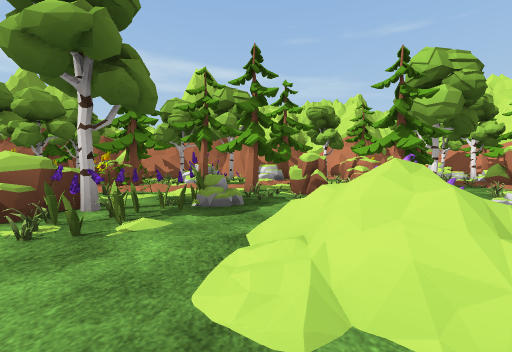
View 1 (above)

24 first-person views from a walk through a scene from a Unity 3-D project. The camera is 1.2 m above the floor, tilts 2° down and sees 90° across. The floor is counted in squares, 2.38 m on a side. Each view is taken from the middle of a square. On the plan, view 1 faces up. The plan holds only what a view shows up to about 9 squares ahead; the rest is blank. The place goes on beyond the plan. The player character is not drawn. Some surface patterns are stand-ins.

View 2
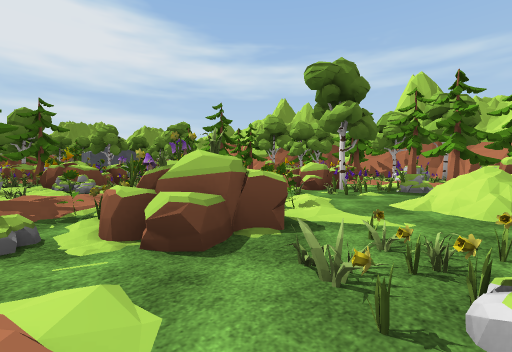

View 3
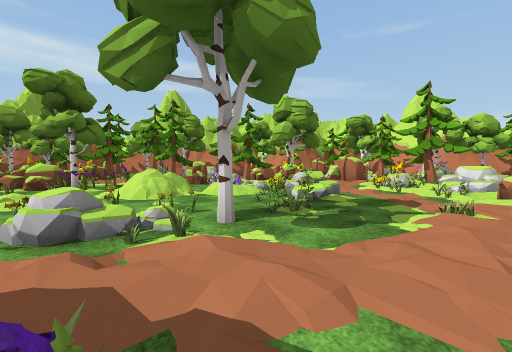

View 4
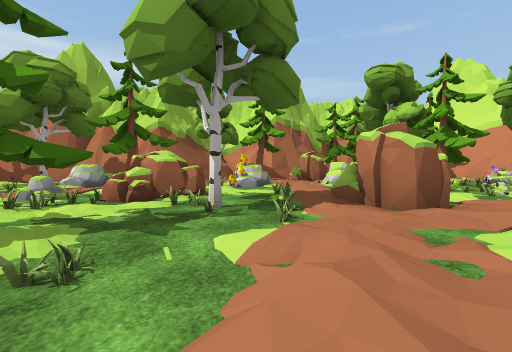

View 5
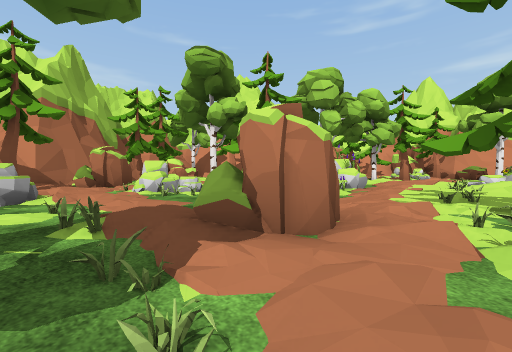

View 6
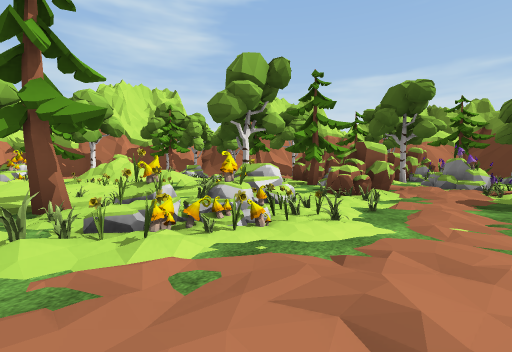

View 7
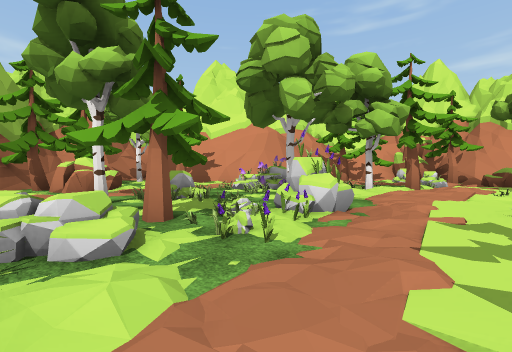

View 8
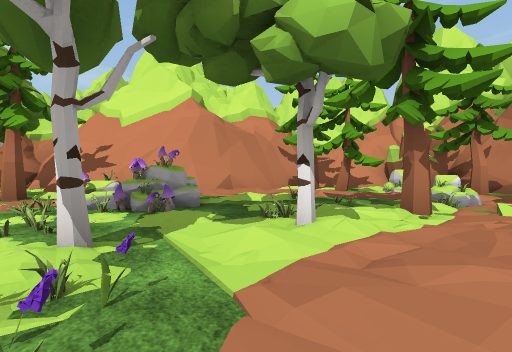

View 9
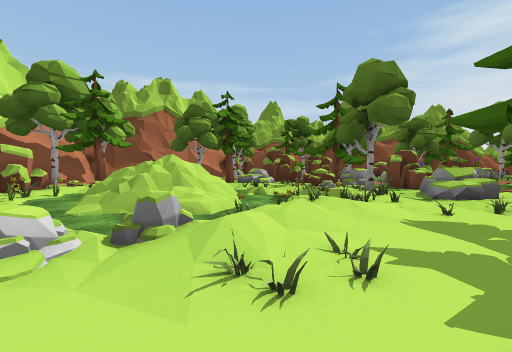

View 10
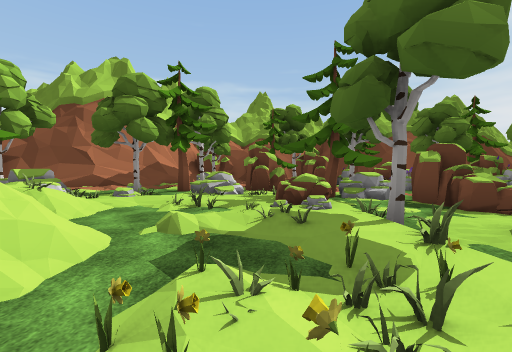

View 11
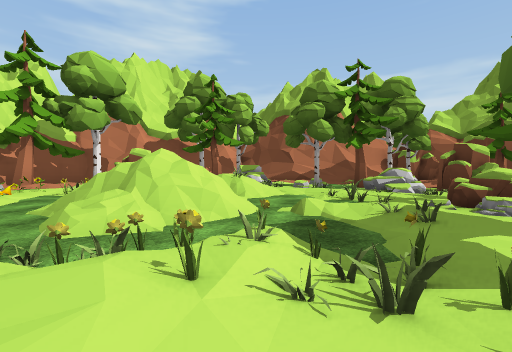

View 12
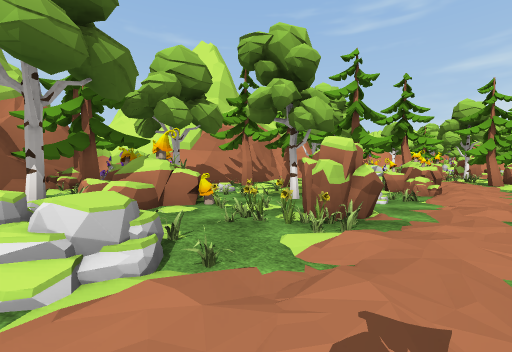

View 13
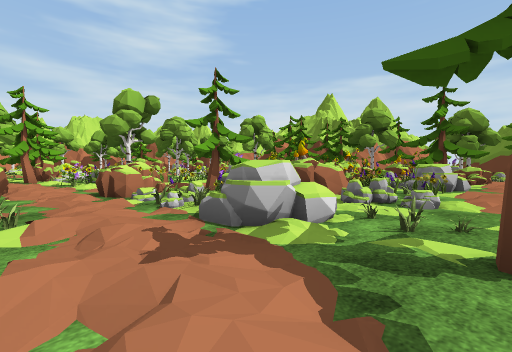

View 14
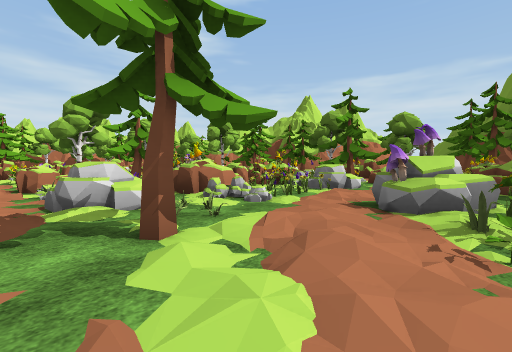

View 15
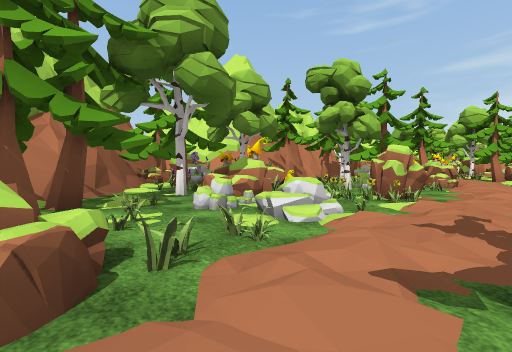

View 16
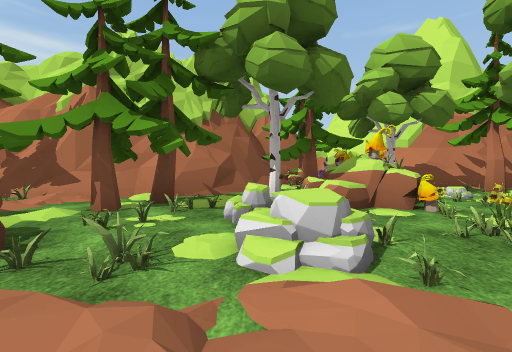

View 17
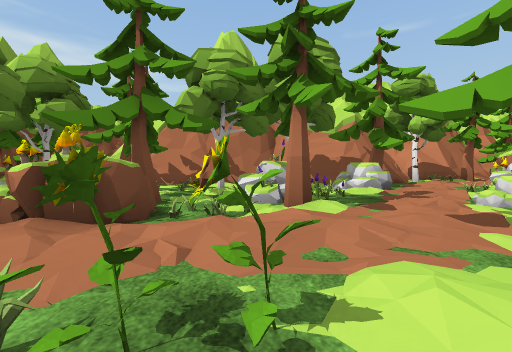

View 18
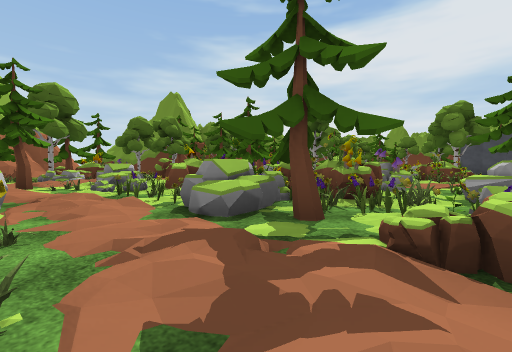

View 19
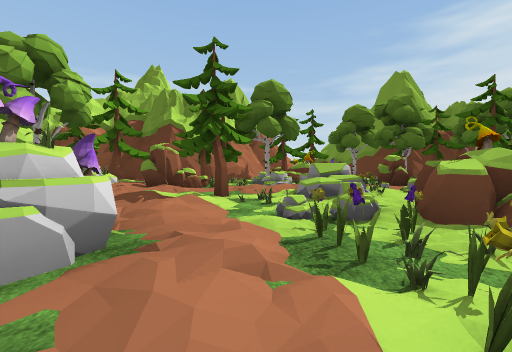

View 20
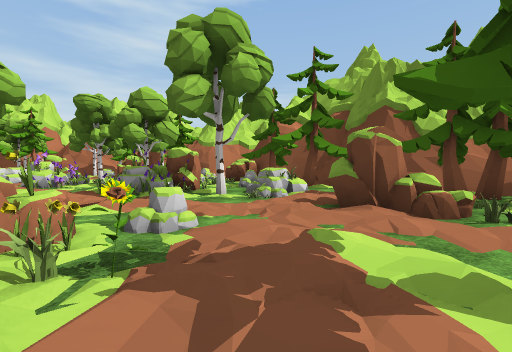

View 21
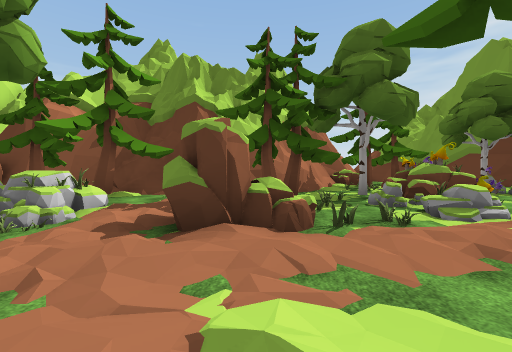

View 22
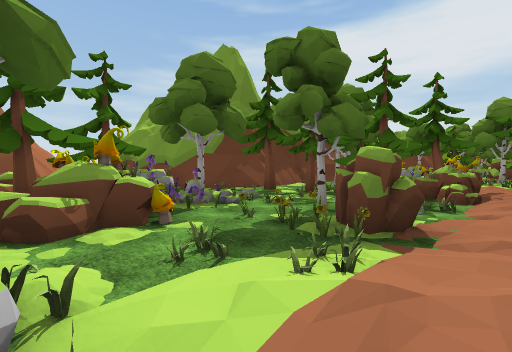

View 23
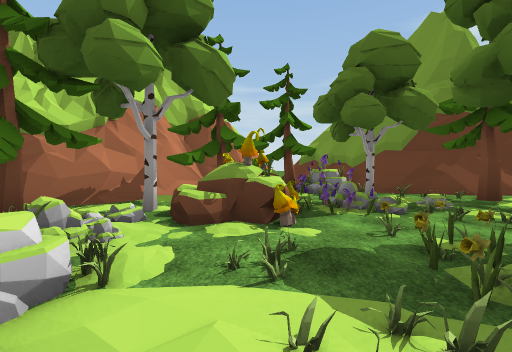

View 24
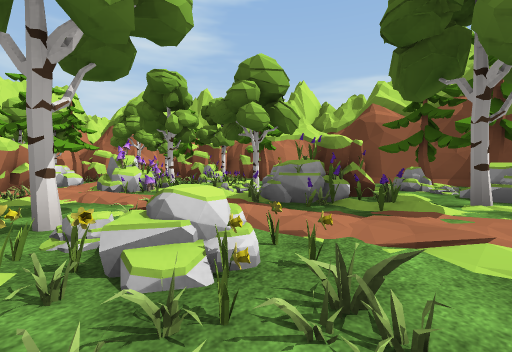

### Floor plan
Key: @ floor where view 1 was taken; # wall or solid block; x gap in a wall; . main floor; : floor 0.25 m higher than the main floor; + floor 0.5 m higher than the main floor; * floor 0.75 m higher than the main floor; / step, stairs or slope; = window, fence, low wall or low ledge; ^ raised ledge; T thing the floor can be seen under or through; O other object.
Columns run from 13 left of view 1 to 19 right of it. Each row starts with its distance up from view 1.
 17                       #   #
 16                      ##O O#
 15                    ###O...##
 14                   ##..##.O/##
 13    #####        O O.#.......##
 12    #O O#########.....::...OO.####
 11   ##OO  O.:.  O.:OO.OOO.O.OO...O#
 10 ### O#O...O.OOO:.OO.//....OO..:O
  9 .OOOO .OO..O#........OOO.O..:..OO
  8 .OOO.#.O.O.OO...#^...//.OO.O.OO:O
  7  #...x...#..O:O.^../#....::::: =#
  6  =.O.#...#.:..O:.O.:.:O:::.::::##
  5 .............O# O..:..O::+O:.OOO
  4 :.O/OO==....OT=  ...OO.:+=...OOO
  3 .:....=..##OT # O#.OOO.==.//.==
  2 OO.O###O:=#TT.= /O..OO.:..==*=##
  1 OO:==#OO...=.:*..O.::.O::/./  ##
  0 = .####=..O.:@......^..=:../ /=
 -1 . .OO#^O.OO##.#=O..:##O=::.:OOO:
 -2 ^#:OO##O.:.##.O/..:..OO:.O...OO:O
 -3  #:===OO.::O.:.:..OO.:.##OOO.. O
 -4   .=  /O.O:.:.=O//=OO. ###=.:./ #
 -5 ::.::::::.::.O=##O#=.O   ::..####
 -6 #O..##.O/.#.OO###OO=O    .O
 -7 O  O.=##O....OO.#OO
 -8  O:...#^#OO....O#
 -9 .O.:OO#^O####O.O##
-10 ..O O=#O### #####
-11 ###=OO O##
-12   ##OOO##
-13    ######

Where each view was taken, in squares from view 1:
view 1: 0 up, 0 right, facing up
view 2: 3 down, 1 right, facing up-left
view 3: 4 down, 3 right, facing up
view 4: 3 up, 5 right, facing up
view 5: 5 up, 5 right, facing up-right
view 6: 5 up, 5 right, facing down-right
view 7: 6 up, 8 right, facing up-right
view 8: 7 up, 12 right, facing up-right
view 9: 7 up, 12 right, facing down
view 10: 4 up, 11 right, facing down
view 11: 4 up, 10 right, facing down-right
view 12: 5 up, 10 left, facing up-right
view 13: 6 up, 11 left, facing down-right
view 14: 5 up, 13 left, facing down-right
view 15: 5 up, 12 left, facing up-right
view 16: 5 up, 10 left, facing up
view 17: 4 up, 2 left, facing up
view 18: 4 up, 4 left, facing down-left
view 19: 1 up, 5 left, facing down
view 20: 2 down, 4 left, facing down-right
view 21: 3 down, 3 left, facing down
view 22: 5 down, 6 left, facing down-left
view 23: 5 down, 7 left, facing down
view 24: 1 down, 0 right, facing down-right
